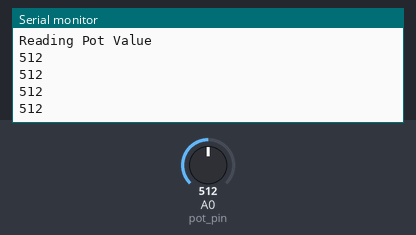
This sketch was run on a simulated Arduino Uno, built with avr-gcc and run on an emulated ATmega328P. Parts: the last lines printed to the serial monitor. The inputs (shaded band) are chosen by the test bench; at power-on: A0 (pot_pin) = 512.

Above: at 1.2 s.
1.3 s: A0 (pot_pin) set to 716
At 1.71 s:
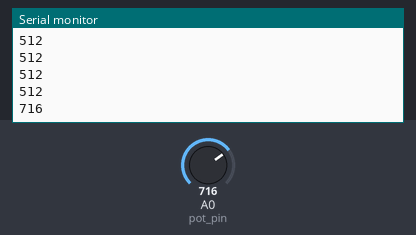
2.8 s: A0 (pot_pin) set to 900
At 2.91 s:
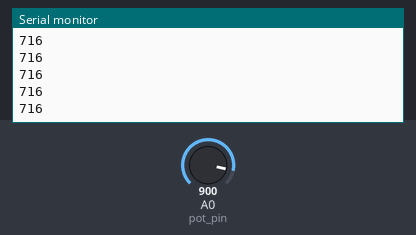
Timing chart, 0 to 5.8 s (numbered marks = the images above; inputs shaded):
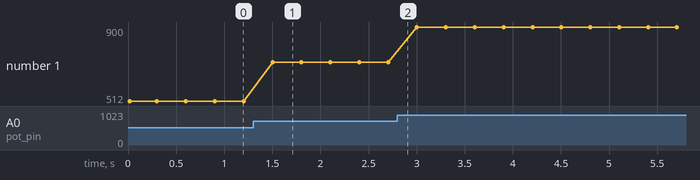

The sketch:

potentiometer_reader.ino
```cpp
  #define pot_pin A0                             //Define pot pin as A0.

int value = 0;                                  //Variable to hold the value.

void setup() {
  Serial.begin(9600);                           //Open the serial port at 9600 bps.
  Serial.println("Reading Pot Value");

}

void loop() {
  value = analogRead(pot_pin);                  //Read the analog input on pot pin.
  Serial.println(value);                        //Print it out.
  delay(300);                                   //Delay for 300 micro seconds.

}
```

Measured:
- after the input at 1.3 s, the serial monitor: prints a new line after 0.20 s (image 1)
- plotted number 1: 512 → 716 after the input at 1.3 s, 716 → 900 after the input at 2.8 s
